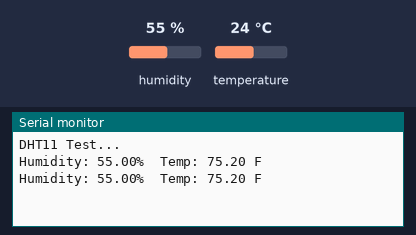
The sketch below on a simulated Arduino Uno, built with avr-gcc and run on an emulated ATmega328P. On the bench: the last lines printed to the serial monitor. The inputs (shaded band) are chosen by the test bench; at power-on: humidity 55 %, temperature 24 °C.

Above: at 2.8 s.
2.9 s: humidity set to 22 %
At 5.2 s:
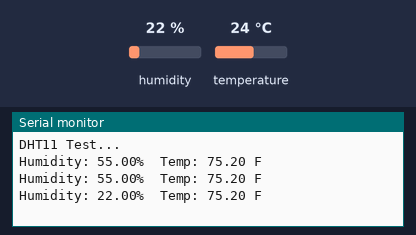
5.6 s: temperature set to 12 °C
At 6.4 s:
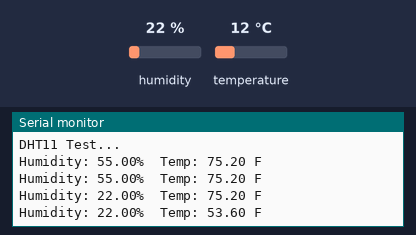
8.3 s: humidity set to 40 %
At 11.3 s:
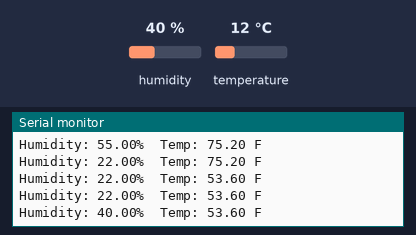
Timing chart, 0 to 12.8 s (numbered marks = the images above; inputs shaded):
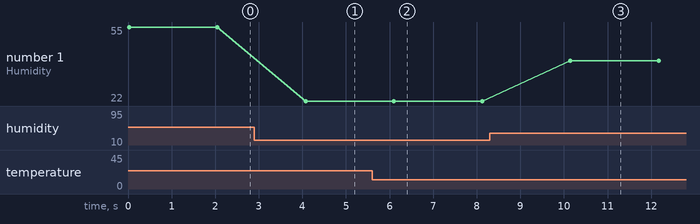

Measured:
- after the input at 2.9 s, the serial monitor: prints a new line after 1.2 s (image 1)
- after the input at 5.6 s, the serial monitor: prints a new line after 0.50 s (image 2)
- after the input at 8.3 s, the serial monitor: prints a new line after 1.8 s (image 3)
- plotted number 1: 55 → 22 after the input at 2.9 s, 22 → 40 after the input at 8.3 s

The sketch:

sensorTest.ino
```cpp
#include <DHT.h>
#define DHTPIN 7
#define DHTTYPE DHT11
DHT dht(DHTPIN, DHTTYPE);


void setup() {
 Serial.begin(9600);
 dht.begin();
 Serial.println("DHT11 Test...");
}


void loop() {
 float h = dht.readHumidity();
 float t = dht.readTemperature();
 float f = t * 9.0 / 5.0 + 32.0;


 Serial.print("Humidity: ");
 Serial.print(h);
 Serial.print("%  Temp: ");
 Serial.print(f);
 Serial.println(" F");


 delay(2000);
}
```

connectedPartsTest.ino
```cpp

```
